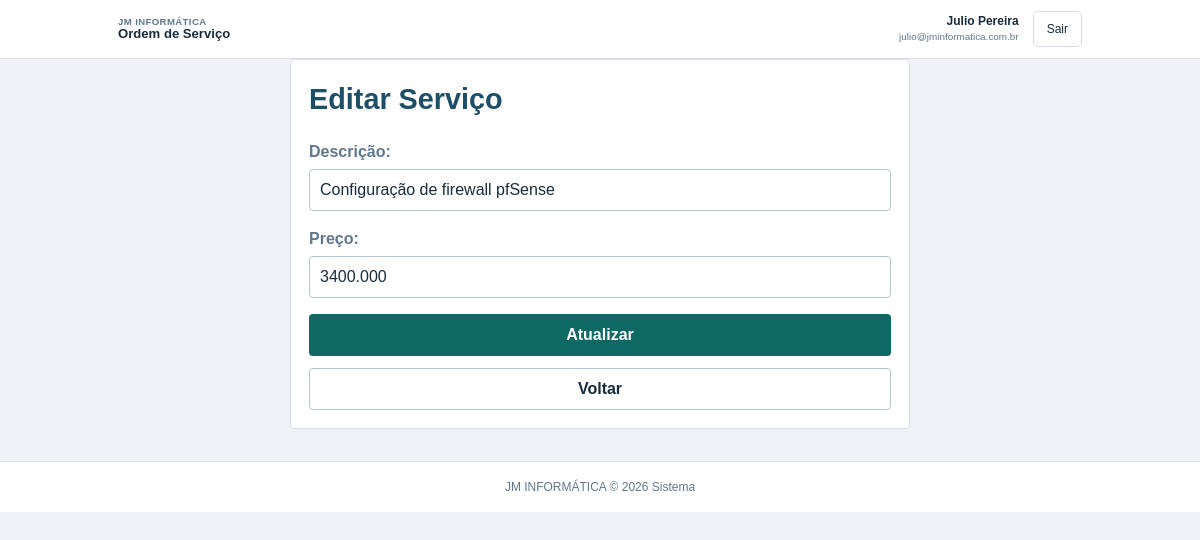
Screenshot of /form-servico.php?id=7 (signed in) with the database file from the repository.
### tables this page shows
CREATE TABLE `user` (
    `id_user`    BIGINT(20)   NOT NULL AUTO_INCREMENT,
    `name`       VARCHAR(150) NOT NULL,
    `email`      VARCHAR(100) NOT NULL,
    `password`   VARCHAR(255) NOT NULL,
    `created_at` DATETIME     NOT NULL DEFAULT CURRENT_TIMESTAMP,
    `update_at`  DATETIME     NULL DEFAULT NULL ON UPDATE CURRENT_TIMESTAMP,
    `ativo`      TINYINT(1)   NOT NULL DEFAULT 1,

    PRIMARY KEY (`id_user`),
    UNIQUE KEY `uq_user_email` (`email`)
);

CREATE TABLE `service` (
    `id_service`      BIGINT(20)     NOT NULL AUTO_INCREMENT,
    `description`     VARCHAR(45)    NOT NULL,
    `price`           DECIMAL(11, 3) NOT NULL,
    `created_at`      DATETIME       NOT NULL DEFAULT CURRENT_TIMESTAMP,
    `update_at`       DATETIME       NULL DEFAULT NULL ON UPDATE CURRENT_TIMESTAMP,
    `finished_at`     DATETIME       NULL DEFAULT NULL,
    `commission_user` DECIMAL(11, 3) NULL DEFAULT NULL,
    `user_id_user`    BIGINT(20)     NOT NULL,

    PRIMARY KEY (`id_service`),
    KEY `idx_service_user` (`user_id_user`),
    KEY `idx_service_finished_at` (`finished_at`),
    KEY `idx_service_created_at` (`created_at`),

    CONSTRAINT `fk_service_user`
        FOREIGN KEY (`user_id_user`)
        REFERENCES `user` (`id_user`)
        ON DELETE RESTRICT
        ON UPDATE CASCADE
);

### classes/Usuario.php (called while the page is built, shortened)
<?php
class Usuario{
    private $pdo;
    public function __construct($pdo) {
        $this->pdo = $pdo;
    }
    public function buscaUsuarioPorId($id_user){
        $sql = $this->pdo->prepare("SELECT id_user, name, email FROM user WHERE id_user = :id");
        $sql->bindValue(":id", $id_user);
        $sql->execute();
        if($sql->rowCount() > 0){
            return $sql->fetch();
        } else{
            return [];
        }
    }
}

### classes/Servico.php (called while the page is built, shortened)
<?php
class Servico{
    private $pdo;
    public function __construct($pdo) {
        $this->pdo = $pdo;
    }
    public function buscarServicoPorId($id){
        $sql = $this->pdo->prepare("SELECT * FROM service WHERE id_service = :id");
        $sql->bindValue(':id', $id);
        $sql->execute();
        if($sql->rowCount() > 0){
            return $sql->fetch();
        } else{
            return null;
        }
    }
}

### form-servico.php (the view, shortened to what this page needs)
<?php
require_once './includes/conexao.php';
require_once './classes/Servico.php';
require_once './classes/Usuario.php';
$usuario_obj = new Usuario($pdo);
$dados_usuario = $usuario_obj->buscaUsuarioPorId($_SESSION['id_user']);
$nomeUsuario = $dados_usuario['name'];
$servico = new Servico($pdo);
if($_GET['id'] !== null){
    $servicoEncontrado = $servico->buscarServicoPorId($_GET['id']);
}
?>
<?php
require_once './includes/header.php';
?>
    <div class="formulario">
        <h1 class="titulo"><?php echo isset($servicoEncontrado) ? 'Editar Serviço' : 'Cadastrar Serviço'; ?></h1>
        <form method="POST" action="">
            <label for="descricao">Descrição:</label>
            <input type="text" id="descricao" name="descricao" maxlength="45" value="<?= htmlspecialchars($servicoEncontrado['description'] ?? '', ENT_QUOTES, 'UTF-8') ?>" required>
            <label for="preco">Preço:</label>
            <input type="text" id="preco" name="preco" value="<?= htmlspecialchars($servicoEncontrado['price'] ?? '', ENT_QUOTES, 'UTF-8') ?>" required>
            <button type="submit" class="botao botao--primario botao--bloco"><?php echo isset($servicoEncontrado) ? 'Atualizar' : 'Cadastrar'; ?></button>
        </form>
        <a href="dashboard.php" class="botao botao--secundario botao--bloco">Voltar</a>
    </div>
<?php require_once './includes/footer.php'; ?>

### includes/header.php (shortened to what this page needs)
<!DOCTYPE html>
<html lang="pt-BR">
<head>
	<link rel="stylesheet" href="./css/style.css">
</head>
<body>
	<header>
		<div class="header-conteudo">
			<div class="marca">
				<strong>JM INFORMÁTICA</strong>
				<span>Ordem de Serviço</span>
			</div>
			<div class="conta-usuario">
				<div>
					<strong><?= htmlspecialchars($nomeUsuario ?? 'Usuário', ENT_QUOTES, 'UTF-8') ?></strong>
					<?php if (!empty($dados_usuario['email'])) { ?>
						<small><?= htmlspecialchars($dados_usuario['email'], ENT_QUOTES, 'UTF-8') ?></small>
					<?php } ?>
				</div>
				<a class="botao-sair" href="sair.php">Sair</a>
			</div>
		</div>
	</header>

### css/style.css (style rules this page uses)
* { box-sizing: border-box; }
:root { --fundo: #f0f2f5; --bloco: #ffffff; --texto: #172b3d; --texto-suave: #60788d; --borda: #d8dee5; --destaque: #0e6965; --destaque-escuro: #09534f; --perigo: #c94b4b; --perigo-escuro: #a63838; }
body { margin: 0; min-height: 100vh; background: var(--fundo); color: var(--texto); font-family: "Trebuchet MS", Verdana, sans-serif; font-size: 16px; line-height: 1.5; }
body > div { width: min(964px, calc(100% - 32px)); margin: 28px auto; }
header, footer { padding: 0 max(16px, calc((100% - 964px) / 2)); background: #ffffff; border-bottom: 1px solid var(--borda); color: var(--texto); }
.header-conteudo { display: flex; align-items: center; justify-content: space-between; gap: 20px; min-height: 58px; }
.marca, .conta-usuario { display: flex; align-items: center; }
.marca { flex-direction: column; align-items: flex-start; line-height: 1.1; }
.marca strong { color: var(--texto-suave); font-size: 0.6rem; letter-spacing: 0.04em; }
.marca span { font-size: 0.82rem; font-weight: bold; }
.conta-usuario { gap: 14px; text-align: right; }
.conta-usuario > div { display: flex; flex-direction: column; line-height: 1.1; }
.conta-usuario strong { font-size: 0.75rem; }
.conta-usuario small { margin-top: 3px; color: var(--texto-suave); font-size: 0.62rem; }
.botao-sair { padding: 8px 13px; border: 1px solid var(--borda); border-radius: 5px; color: var(--texto); font-size: 0.75rem; text-decoration: none; }
.formulario, .bloco-dashboard { padding: 18px; background: var(--bloco); border: 1px solid var(--borda); border-radius: 5px; box-shadow: 0 1px 3px rgba(23, 43, 61, 0.04); }
.formulario { max-width: 620px; margin: 0 auto; }
.titulo { margin-top: 0; color: #1d4f68; font-size: 1.8rem; }
a { color: var(--destaque); }
form { display: flex; flex-wrap: wrap; align-items: end; gap: 12px; }
.formulario form { display: block; }
label { display: block; margin-bottom: 5px; font-weight: bold; color: var(--texto-suave); }
input, select { min-height: 40px; padding: 8px 10px; border: 1px solid #b9c6cd; border-radius: 4px; background: #ffffff; color: var(--texto); font: inherit; }
form input, form select { width: 100%; }
.formulario form input, .formulario form select { display: block; width: 100%; margin-bottom: 16px; }
button, .botao { display: inline-block; padding: 8px 14px; border: 1px solid transparent; border-radius: 4px; background: #e5ebef; color: var(--texto); font: inherit; font-weight: bold; text-decoration: none; cursor: pointer; }
.botao--primario, .formulario button { background: var(--destaque); color: #ffffff; }
.botao--secundario { border-color: #b9c6cd; background: #ffffff; color: var(--texto); }
.botao--bloco { display: block; width: 100%; margin-top: 12px; text-align: center; }

### rows the page displays
user: name "Julio Pereira", email "julio@jminformatica.com.br"
service: descricao "Configuração de firewall pfSense", preco "3400.000"
